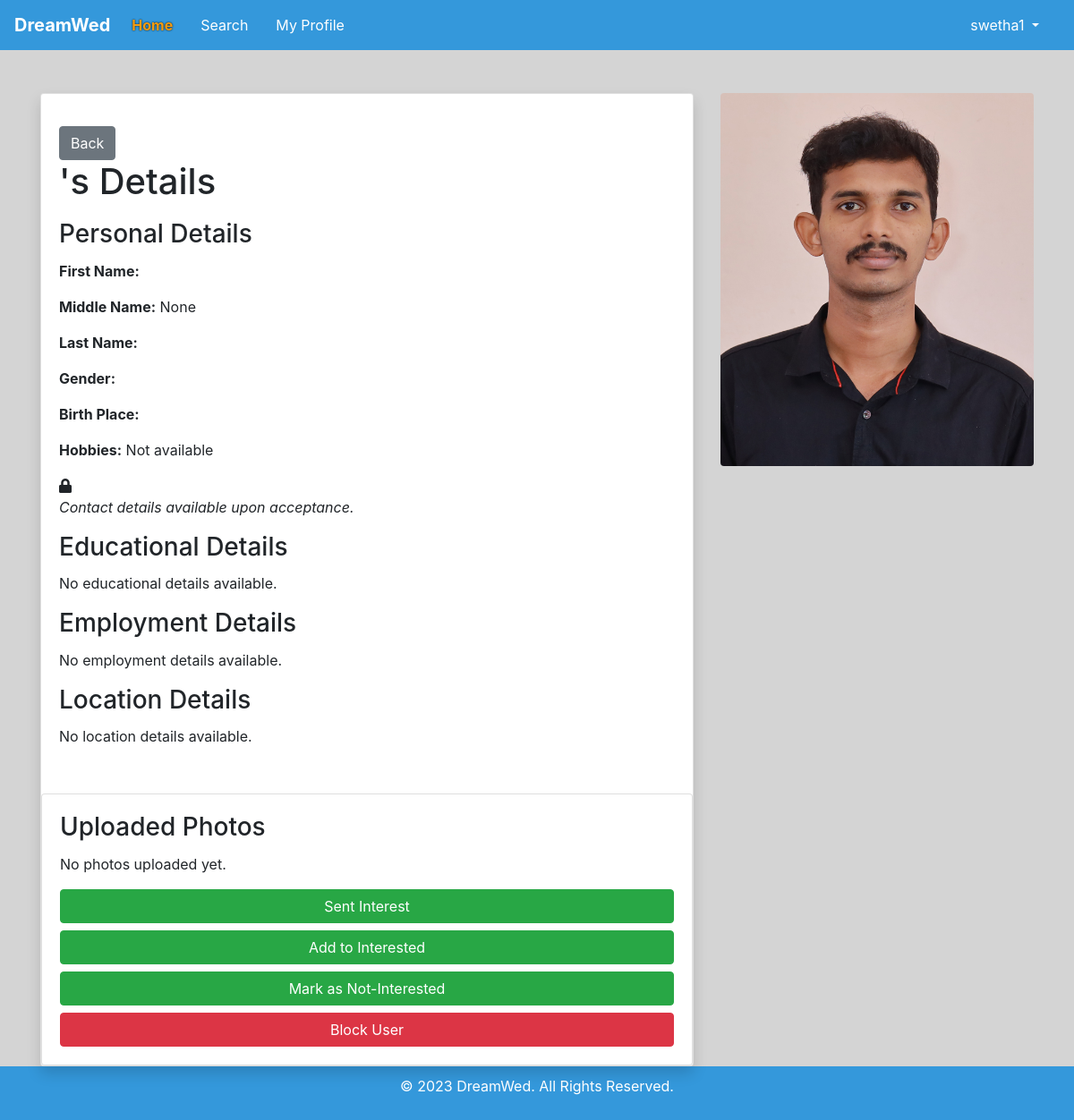
The app's page /matrimony/profile/101/ (signed in), older data.
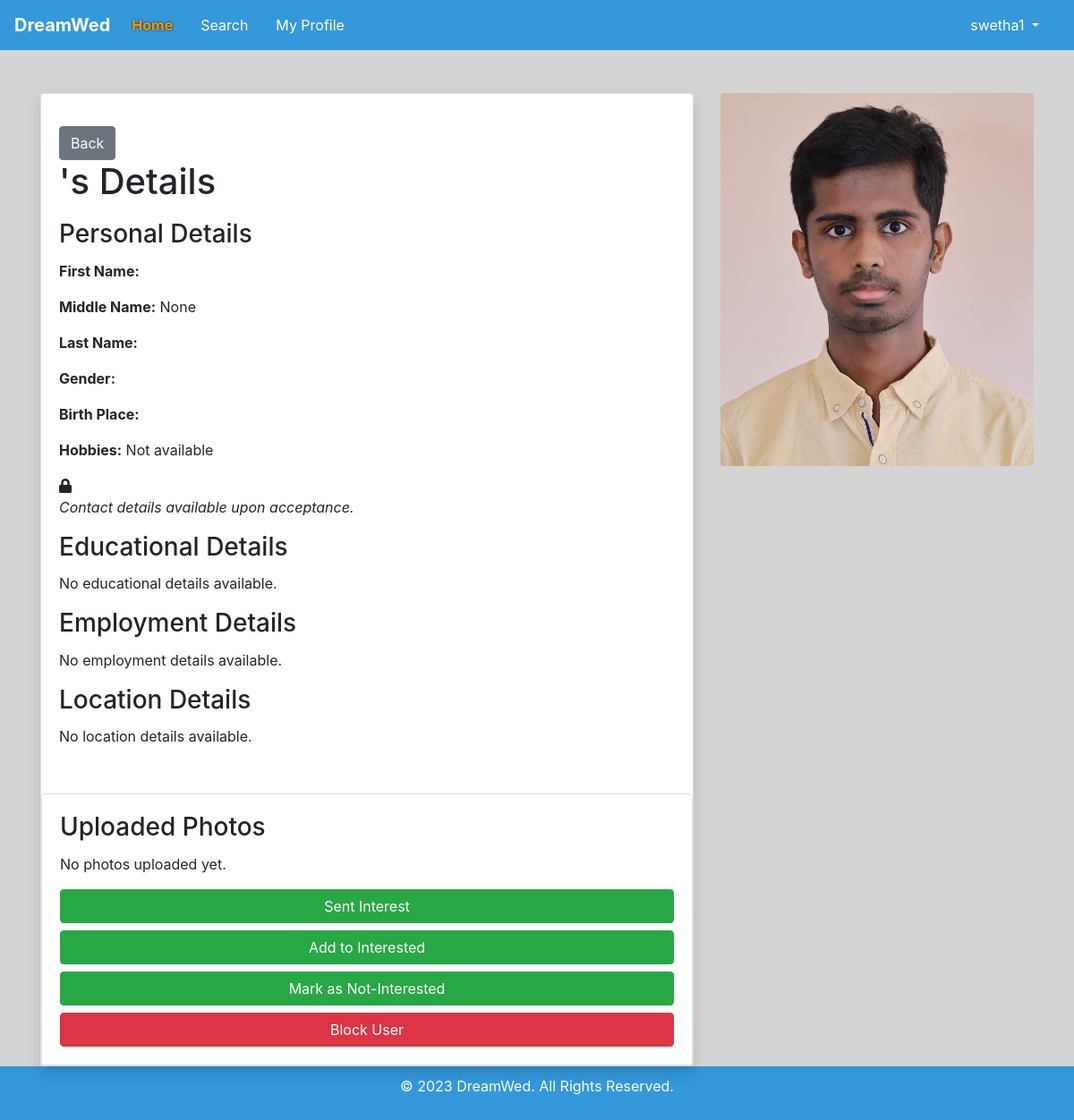
The same page, newer data.
### matrimony/models.py (models this page shows, shortened)
class PersonalDetails(models.Model):
    user = models.OneToOneField(User, on_delete=models.CASCADE)  # Create a one-to-one relationship with the User model
    first_name = models.CharField(max_length=100)
    middle_name = models.CharField(max_length=100,blank=True, null=True)
    last_name = models.CharField(max_length=100)
    gender = models.CharField(max_length=10)
    birth_place = models.CharField(max_length=100)
    address = models.CharField(max_length=100)
    date_of_birth = models.DateField()
    blood_group = models.CharField(max_length=10)
    phone_number = models.CharField(max_length=15,unique=True)
    profile_image = models.ImageField(upload_to='profile_images/', blank=True, null=True)  # Define the profile image field
    mother_tongue = models.CharField(max_length=100)
    religion = models.CharField(max_length=100)
    sector = models.CharField(max_length=100)
    perso_fill = models.BooleanField(default=False)
    marital_status = models.CharField(max_length=100)
    about_you = models.TextField(blank=True)
    aadhar_card = models.FileField(upload_to='aadhar_cards/', blank=True, null=True)
    aadhar_valid = models.BooleanField(default=True)
    hobbies = models.ManyToManyField(Hobby, blank=True,null=True)

### matrimony/views.py (the view)
# urls.py: path('profile/<int:user_id>/', views.user_detail, name='user_detail'),
@never_cache
@login_required(login_url='accounts:login')
def user_detail(request, user_id):
    user = get_object_or_404(User, id=user_id)
    viewed_user = user  # Store the user being viewed
    personal_details = get_object_or_404(PersonalDetails, user=user)
    try:
        family_details = FamilyDetails.objects.get(user=user)
    except FamilyDetails.DoesNotExist:
        family_details = None
    try:
        educational_details = EducationalDetails.objects.get(user=user)
    except EducationalDetails.DoesNotExist:
        educational_details = None
    try:
        employment_details = EmploymentDetails.objects.get(user=user)
    except EmploymentDetails.DoesNotExist:
        employment_details = None
    try:
        location_details = LocationDetails.objects.get(user=user)
    except LocationDetails.DoesNotExist:
        location_details = None
    try:
        interests = Interest.objects.filter(receiver=user)
    except Interest.DoesNotExist:
        interests = None
    user_images = Image.objects.filter(image_upload__user=user)
    activity_exists = UserActivity.objects.filter(
        Q(user=request.user, viewed_user=viewed_user) |
        Q(user=viewed_user, viewed_user=request.user)
    ).exists()
    interest_status = None
    sent_interest = Interest.objects.filter(sender=user, receiver=request.user, status='accepted').exists()
    received_interest = Interest.objects.filter(sender=request.user, receiver=user, status='accepted').exists()
    if sent_interest or received_interest:
        interest_status = 'accepted'
    is_premium = False
    current_user = request.user
    try:
        premium_membership = PremiumMembership.objects.get(user=current_user)
        is_premium = premium_membership.is_premium
        print(is_premium)
    except PremiumMembership.DoesNotExist:
        pass
        print("except aane")
    context = {
        'user': user,
        'personal_details': personal_details,
        'family_details': family_details,
        'educational_details': educational_details,
        'employment_details': employment_details,
        'location_details': location_details,
        'hobbies': personal_details.hobbies.all(),
        'user_images': user_images,
        'interests': interests,
        'interest_status': interest_status,
        'is_premium': is_premium,
    }
    if request.user != viewed_user:
        activity, created = UserActivity.objects.update_or_create(
            user=request.user,
            viewed_user=viewed_user,
            defaults={'viewed_details': True}
        )
    if not created:
        activity.viewed_details = True
        activity.save()
    return render(request, 'matrimony/user_detail.html', context)

### matrimony/templates/matrimony/user_detail.html (shortened to what the changed rows need)
{% load static %}
<!DOCTYPE html>
<head>
    <link rel="stylesheet" href="https://maxcdn.bootstrapcdn.com/bootstrap/4.5.2/css/bootstrap.min.css">
    <link rel="stylesheet" href="https://cdnjs.cloudflare.com/ajax/libs/font-awesome/5.15.4/css/all.min.css">
</head>
<body style="background-color: #d4d4d4;">
    <div class="container mt-5">
        <div class="row">
            <div class="col-md-8">
                <div class="card shadow">
                    <div class="card-body">
                        <a href="{% url 'matrimony:home' %}" class="btn btn-secondary mt-3">Back</a>
                        <h1 class="card-title">{{ personal_details.first_name |title }}'s Details</h1>
                        <h3 class="card-title">Personal Details</h3>
                        <p><strong>First Name:</strong> {{ personal_details.first_name }}</p>
                        <p><strong>Middle Name:</strong> {{ personal_details.middle_name }}</p>
                        <p><strong>Last Name:</strong> {{ personal_details.last_name }}</p>
                        <p><strong>Gender:</strong> {{ personal_details.gender }}</p>
                        <p><strong>Birth Place:</strong> {{ personal_details.birth_place }}</p>
                        <p><strong>Hobbies:</strong>
                            {% if personal_details.hobbies.all %}
                                {% for hobby in personal_details.hobbies.all %}
                                    {{ hobby.name }}{% if not forloop.last %}, {% endif %}
                                {% endfor %}
                            {% else %}
                                Not available
                            {% endif %}
                        </p>
                    {% if interest_status == 'accepted' %}
                    <p><strong>Phone:</strong> {{ personal_details.phone_number }}</p>
                    <p><strong>Email:</strong> {{ user.email }}</p>
                    <p><strong>Address:</strong> {{ personal_details.address }}</p>
                {% else %}
                    <i class="fas fa-lock"></i>
                    <p><em>Contact details available upon acceptance.</em></p>
                {% endif %}
                        <h3 class="card-title">Educational Details</h3>
                        {% if educational_details %}
                            <p><strong>Highest Qualification:</strong> {{ educational_details.highest_qualification }}</p>
                            <p><strong>UG Degree:</strong> {{ educational_details.ug_degree }}</p>
                            <p><strong>PG Degree:</strong> {{ educational_details.pg_degree }}</p>
                        {% else %}
                            <p>No educational details available.</p>
                        {% endif %}
                        <h3 class="card-title">Employment Details</h3>
                        {% if employment_details %}
                            <p><strong>Employment Status:</strong> {{ employment_details.employment_status }}</p>
                            <p><strong>Occupation:</strong> {{ employment_details.occupation }}</p>
                            <p><strong>Employer of:</strong> {{ employment_details.employerof }}</p>
                        {% else %}
                            <p>No employment details available.</p>
                        {% endif %}
                        <h3 class="card-title">Location Details</h3>
                        {% if location_details %}
                            <p><strong>Current City:</strong> {{ location_details.current_city }}</p>
                            <p><strong>Current State:</strong> {{ location_details.current_state }}</p>
                            <p><strong>Current Pin Code:</strong> {{ location_details.current_pin_code }}</p>
                        {% else %}
                            <p>No location details available.</p>
                        {% endif %}
                    </div>
                </div>
            </div>
            <div class="col-md-4">
                <img src="{{ personal_details.profile_image.url }}" class="img-fluid rounded" alt="Profile Picture">
            </div>
        </div>
    </div>
</body>
</html>

Row changes from the older to the newer data that the page shows:
changed PersonalDetails "None": profile_image: a different picture
